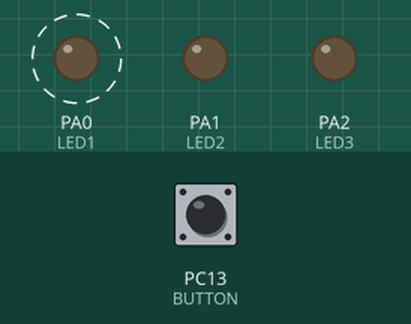
Bench run of a sketch on a simulated STM32 Blue Pill. On the bench: output pins drawn as LEDs (lit = HIGH). Dashed ring = blinking. Inputs (shaded band) come from the test bench; at power-on: PC13 (BUTTON) HIGH.

Above: at 1.2 s.
1.3 s: PC13 (BUTTON) pulled LOW for 0.15 s
At 1.75 s:
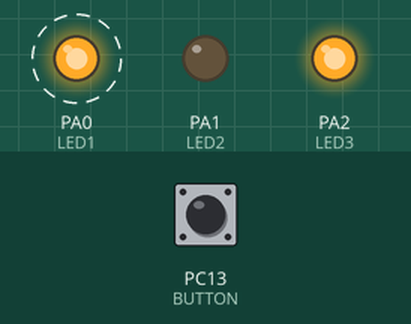
4.3 s: PC13 (BUTTON) pulled LOW for 1 s
At 4.75 s:
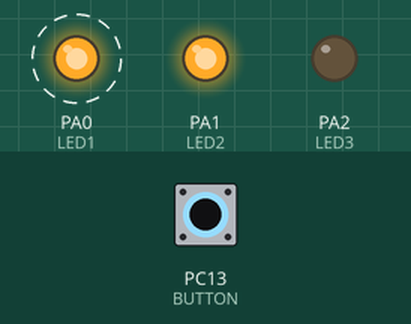
7.3 s: PC13 (BUTTON) pulled LOW for 3.2 s
At 7.9 s:
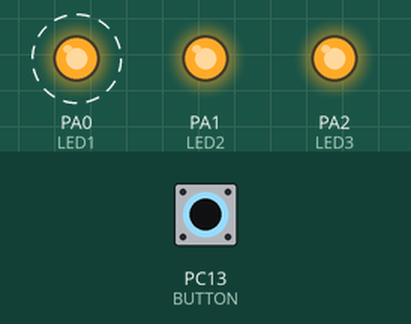
Timing chart, 0 to 18.0 s (numbered marks = the images above; inputs shaded):
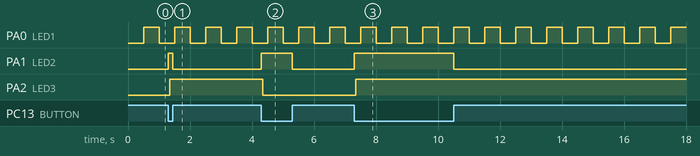

The sketch:

GROUP8_Laboratory1.ino
```cpp
#include <Arduino.h>

// Pin Definitions (adjust to your board)
#define LED1 PA0   // Blinks at 1Hz (Step 3)
#define LED2 PA1   // Blinks when button held (Step 5)
#define LED3 PA2   // Toggles on button press (Step 6)
#define BUTTON PC13 // Onboard button (active-low)

// Variables for Step 3 (1Hz blinking)
uint32_t lastBlinkTime = 0;
const uint16_t blinkInterval = 500; // 500ms

// Variables for Step 5 (button polling)
bool buttonHeld = false;

// Variables for Step 6 (interrupt debouncing)
volatile bool buttonPressed = false;
volatile uint32_t lastInterruptTime = 0;
const uint16_t debounceDelay = 50; // 50ms

void setup() {
  pinMode(LED1, OUTPUT);
  pinMode(LED2, OUTPUT);
  pinMode(LED3, OUTPUT);
  pinMode(BUTTON, INPUT_PULLUP);

  // Attach interrupt for Step 6 (toggle LED3 on press)
  attachInterrupt(digitalPinToInterrupt(BUTTON), buttonISR, FALLING);
}

void loop() {
  // Step 3: Blink LED1 at 1Hz using millis()
  if (millis() - lastBlinkTime >= blinkInterval) {
    digitalWrite(LED1, !digitalRead(LED1));
    lastBlinkTime = millis();
  }

  // Step 5: Blink LED2 only when button is held (polling)
  buttonHeld = (digitalRead(BUTTON) == LOW); // Active-low check
  digitalWrite(LED2, buttonHeld ? HIGH : LOW);

  // Step 6: Handle interrupt-based toggle for LED3
  if (buttonPressed && (millis() - lastInterruptTime > debounceDelay)) {
    buttonPressed = false;
    digitalWrite(LED3, !digitalRead(LED3));
  }
}

// Interrupt Service Routine (Step 6)
void buttonISR() {
  if (millis() - lastInterruptTime > debounceDelay) {
    buttonPressed = true;
    lastInterruptTime = millis();
  }
}
```

Measured:
- after the input at 1.3 s, PA1 (LED2): LOW → HIGH at once, → LOW 0.15 s later; PA2 (LED3): LOW → HIGH after 0.05 s
- after the input at 4.3 s, PA1 (LED2): LOW → HIGH at once, → LOW 1.0 s later; PA2 (LED3): HIGH → LOW after 0.05 s
- after the input at 7.3 s, PA1 (LED2): LOW → HIGH at once, → LOW 3.2 s later; PA2 (LED3): LOW → HIGH after 0.05 s
- by itself, PA0 (LED1): alternates HIGH for 0.50 s and LOW for 0.50 s
